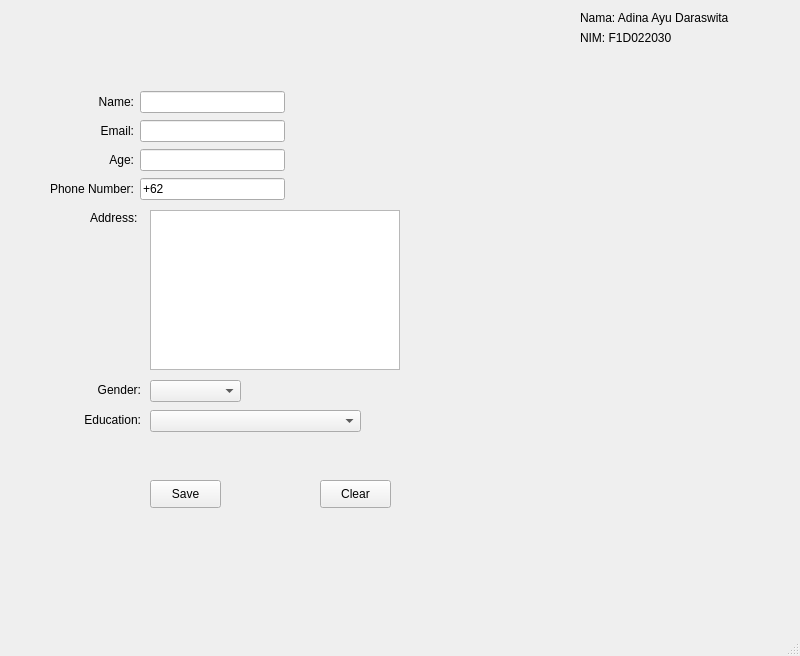
<?xml version="1.0" encoding="UTF-8"?>
<ui version="4.0">
 <class>MainWindow</class>
 <widget class="QMainWindow" name="MainWindow">
  <property name="geometry">
   <rect>
    <x>0</x>
    <y>0</y>
    <width>800</width>
    <height>656</height>
   </rect>
  </property>
  <property name="windowTitle">
   <string>MainWindow</string>
  </property>
  <widget class="QWidget" name="centralwidget">
   <widget class="QLabel" name="label_6">
    <property name="geometry">
     <rect>
      <x>90</x>
      <y>380</y>
      <width>51</width>
      <height>20</height>
     </rect>
    </property>
    <property name="text">
     <string>Gender:</string>
    </property>
    <property name="alignment">
     <set>Qt::AlignRight|Qt::AlignTrailing|Qt::AlignVCenter</set>
    </property>
   </widget>
   <widget class="QComboBox" name="comboBox_gender">
    <property name="geometry">
     <rect>
      <x>150</x>
      <y>380</y>
      <width>91</width>
      <height>22</height>
     </rect>
    </property>
    <item>
     <property name="text">
      <string/>
     </property>
    </item>
    <item>
     <property name="text">
      <string>Male</string>
     </property>
    </item>
    <item>
     <property name="text">
      <string>Female</string>
     </property>
    </item>
   </widget>
   <widget class="QComboBox" name="comboBox_education">
    <property name="geometry">
     <rect>
      <x>150</x>
      <y>410</y>
      <width>211</width>
      <height>22</height>
     </rect>
    </property>
    <item>
     <property name="text">
      <string/>
     </property>
    </item>
    <item>
     <property name="text">
      <string>Elementary School</string>
     </property>
    </item>
    <item>
     <property name="text">
      <string>Junior High School</string>
     </property>
    </item>
    <item>
     <property name="text">
      <string>Senior High School</string>
     </property>
    </item>
    <item>
     <property name="text">
      <string>Diploma</string>
     </property>
    </item>
    <item>
     <property name="text">
      <string>Bachelor's Degree</string>
     </property>
    </item>
    <item>
     <property name="text">
      <string>Master's Degree</string>
     </property>
    </item>
    <item>
     <property name="text">
      <string>Doctoral Degree</string>
     </property>
    </item>
   </widget>
   <widget class="QLabel" name="label_7">
    <property name="geometry">
     <rect>
      <x>80</x>
      <y>410</y>
      <width>61</width>
      <height>20</height>
     </rect>
    </property>
    <property name="text">
     <string>Education:</string>
    </property>
    <property name="alignment">
     <set>Qt::AlignRight|Qt::AlignTrailing|Qt::AlignVCenter</set>
    </property>
   </widget>
   <widget class="QPushButton" name="btn_save">
    <property name="geometry">
     <rect>
      <x>150</x>
      <y>480</y>
      <width>71</width>
      <height>28</height>
     </rect>
    </property>
    <property name="text">
     <string>Save</string>
    </property>
   </widget>
   <widget class="QPushButton" name="btn_clear">
    <property name="geometry">
     <rect>
      <x>320</x>
      <y>480</y>
      <width>71</width>
      <height>28</height>
     </rect>
    </property>
    <property name="text">
     <string>Clear</string>
    </property>
   </widget>
   <widget class="QLabel" name="label_8">
    <property name="geometry">
     <rect>
      <x>580</x>
      <y>10</y>
      <width>161</width>
      <height>16</height>
     </rect>
    </property>
    <property name="text">
     <string>Nama: Adina Ayu Daraswita</string>
    </property>
   </widget>
   <widget class="QLabel" name="label_9">
    <property name="geometry">
     <rect>
      <x>580</x>
      <y>30</y>
      <width>161</width>
      <height>16</height>
     </rect>
    </property>
    <property name="text">
     <string>NIM: F1D022030</string>
    </property>
   </widget>
   <widget class="QLabel" name="label_5">
    <property name="geometry">
     <rect>
      <x>90</x>
      <y>210</y>
      <width>55</width>
      <height>16</height>
     </rect>
    </property>
    <property name="text">
     <string>Address:</string>
    </property>
   </widget>
   <widget class="QTextEdit" name="textEdit_address">
    <property name="geometry">
     <rect>
      <x>150</x>
      <y>210</y>
      <width>250</width>
      <height>160</height>
     </rect>
    </property>
    <property name="minimumSize">
     <size>
      <width>250</width>
      <height>160</height>
     </size>
    </property>
   </widget>
   <widget class="QWidget" name="">
    <property name="geometry">
     <rect>
      <x>50</x>
      <y>90</y>
      <width>235</width>
      <height>111</height>
     </rect>
    </property>
    <layout class="QGridLayout" name="gridLayout">
     <item row="0" column="0">
      <widget class="QLabel" name="label">
       <property name="text">
        <string>Name:</string>
       </property>
       <property name="alignment">
        <set>Qt::AlignRight|Qt::AlignTrailing|Qt::AlignVCenter</set>
       </property>
      </widget>
     </item>
     <item row="0" column="1">
      <widget class="QLineEdit" name="lineEdit_name"/>
     </item>
     <item row="1" column="0">
      <widget class="QLabel" name="label_2">
       <property name="text">
        <string>Email:</string>
       </property>
       <property name="alignment">
        <set>Qt::AlignRight|Qt::AlignTrailing|Qt::AlignVCenter</set>
       </property>
      </widget>
     </item>
     <item row="1" column="1">
      <widget class="QLineEdit" name="lineEdit_email"/>
     </item>
     <item row="2" column="0">
      <widget class="QLabel" name="label_3">
       <property name="text">
        <string>Age:</string>
       </property>
       <property name="alignment">
        <set>Qt::AlignRight|Qt::AlignTrailing|Qt::AlignVCenter</set>
       </property>
      </widget>
     </item>
     <item row="2" column="1">
      <widget class="QLineEdit" name="lineEdit_age"/>
     </item>
     <item row="3" column="0">
      <widget class="QLabel" name="label_4">
       <property name="text">
        <string>Phone Number:</string>
       </property>
       <property name="alignment">
        <set>Qt::AlignRight|Qt::AlignTrailing|Qt::AlignVCenter</set>
       </property>
      </widget>
     </item>
     <item row="3" column="1">
      <widget class="QLineEdit" name="lineEdit_phone">
       <property name="inputMask">
        <string>+62 000 0000 0000</string>
       </property>
      </widget>
     </item>
    </layout>
   </widget>
  </widget>
  <widget class="QMenuBar" name="menubar">
   <property name="geometry">
    <rect>
     <x>0</x>
     <y>0</y>
     <width>800</width>
     <height>26</height>
    </rect>
   </property>
  </widget>
  <widget class="QStatusBar" name="statusbar"/>
 </widget>
 <resources/>
 <connections/>
</ui>
